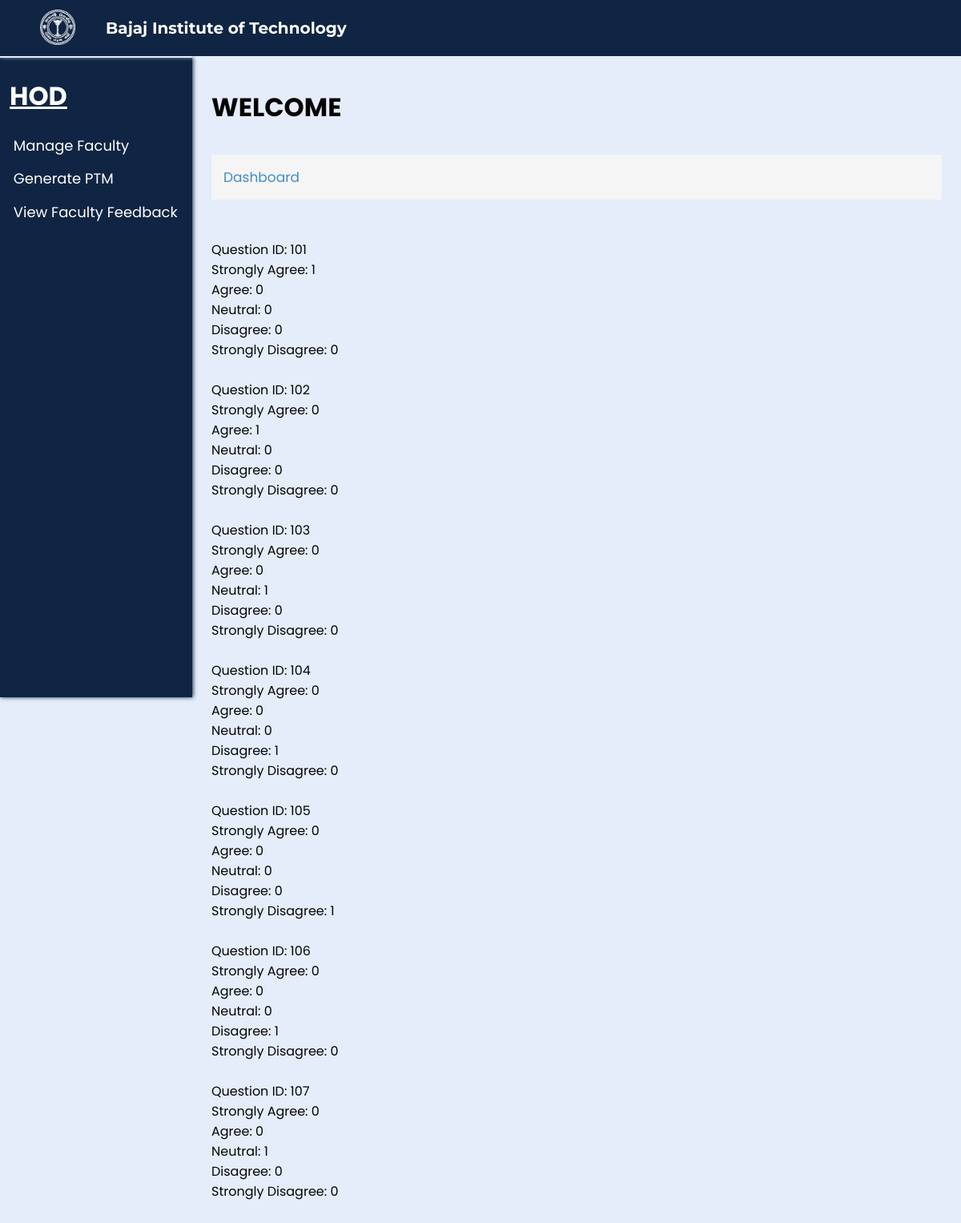
The app's page /hodviewfeedback.php?id=103 with its own data.
### tables this page shows
CREATE TABLE `responses` (
  `res_id` int(11) DEFAULT NULL,
  `feedbackid` int(11) DEFAULT NULL,
  `questionid` int(11) DEFAULT NULL,
  `answer` varchar(20) DEFAULT NULL
);

### hodviewfeedback.php (the view, shortened to what this page needs)
<?php
include('connect.php');
if (isset($_GET['id'])) {
    $Feedid = $_GET['id'];
    $query = "SELECT questionid
          FROM responses
          WHERE feedbackid = '$Feedid'";
    $result = mysqli_query($conn, $query);
}
?>
<!DOCTYPE html>
<html lang="en">
<head>
  <link rel="stylesheet" href="css/teacher.css?v=<?php echo time(); ?>">
  <link rel="stylesheet" href="css/common.css?v=<?php echo time(); ?>">
  <link rel="stylesheet" href="css/pop.css?v=<?php echo time(); ?>">
</head>
<body>
  <div class="nav">
    <div class="img">
      <img id="img" src="images/bitlogo_transparent.png" alt="BIT Logo">
    </div>
    <h2 id="heading">Bajaj Institute of Technology</h2>
    <div class="links" id="links">
    </div>
  </div>
  <div class="spaces"></div>
  <div class="full">
    <div class="left">
      <h1>HOD</h1>
      <ul>
        <li><a href="manageFaculty.php">Manage Faculty</a></li>
        <li><a href="generateptm.php">Generate PTM</a></li>
        <li><a href="hodviewfeedback.php">View Faculty Feedback</a></li>
      </ul>
    </div>
    <div class="right">
      <h1>WELCOME</h1>
      <br>
      <p>Dashboard</p>
      <br></br>
      <?php
      while ($row = mysqli_fetch_assoc($result)) {
          $id = $row['questionid'];
          $query1 = "SELECT COUNT(answer) as count1
                     FROM responses
                     WHERE answer = 'Strongly Agree' AND questionid = '$id' AND feedbackid = '$Feedid'";
          $result1 = mysqli_query($conn, $query1);
          $row1 = mysqli_fetch_assoc($result1);
          $query2 = "SELECT COUNT(answer) as count2
                     FROM responses
                     WHERE answer = 'Agree' AND questionid = '$id' AND feedbackid = '$Feedid'";
          $result2 = mysqli_query($conn, $query2);
          $row2 = mysqli_fetch_assoc($result2);
          $query3 = "SELECT COUNT(answer) as count3
                     FROM responses
                     WHERE answer = 'Neutral' AND questionid = '$id' AND feedbackid = '$Feedid'";
          $result3 = mysqli_query($conn, $query3);
          $row3 = mysqli_fetch_assoc($result3);
          $query4 = "SELECT COUNT(answer) as count4
                     FROM responses
                     WHERE answer = 'Disagree' AND questionid = '$id' AND feedbackid = '$Feedid'";
          $result4 = mysqli_query($conn, $query4);
          $row4 = mysqli_fetch_assoc($result4);
          $query5 = "SELECT COUNT(answer) as count5
                     FROM responses
                     WHERE answer = 'Strongly Disagree' AND questionid = '$id' AND feedbackid = '$Feedid'";
          $result5 = mysqli_query($conn, $query5);
          $row5 = mysqli_fetch_assoc($result5);
          echo "Question ID: " . $id . "<br>";
          echo "Strongly Agree: " . $row1['count1'] . "<br>";
          echo "Agree: " . $row2['count2'] . "<br>";
          echo "Neutral: " . $row3['count3'] . "<br>";
          echo "Disagree: " . $row4['count4'] . "<br>";
          echo "Strongly Disagree: " . $row5['count5'] . "<br><br>";
      }
      ?>
    </div>
  </div>
</body>
</html>

### css/common.css (style rules this page uses)
* { margin: 0; padding: 0; box-sizing: border-box; font-family: 'Poppins', sans-serif; }
body { background-color: #E4EDF9; }
.nav { background-color: #102543; position: fixed; width: 100%; z-index: 100; height: 70px; box-shadow: 0px 1px 5px #E4EDF9; transition: 0.5s; }
.nav .img { transition: 0.5s; margin-left: 2%; padding: 1%; text-align: center; height: 100%; float: left; width: 8%; }
#img { height: 95%; transition: 0.5s; }
.nav .img img { height: 100%; width: auto; }
.nav h2 { transition: 0.5s; color: white; display: flex; height: 70px; font-size: 20px; float: left; width: 30%; align-items: center; padding: 1%; font-family: 'Montserrat', sans-serif; }
.nav .links { margin-right: 5%; transition: 0.5s; display: flex; height: 70px; float: left; width: 55%; align-items: center; justify-content: right; gap: 4%; font-family: 'Montserrat', sans-serif; }
.spaces { height: 70px; }
.full { width: 100%; max-width: 100%; min-height: 100%; margin: 0px; }
.left { height: 100vh; width: 20vw; background-color: #102543; color: white; border-top: 2px solid #E4EDF9; box-shadow: 1px 0px 5px #102543; position: fixed; }
.left h1 { margin: 10% 5%; text-decoration: underline; }
.right { width: 100%; padding: 5vh 2vw; padding-left: 22vw; color: rgb(5, 5, 5); }
.left ul { list-style-type: none; margin: 10% 7%; }
.left li { cursor: pointer; font-size: 18px; margin-top: 7%; transition: 0.5s; }
.left li a { text-decoration: none; color: white; }
.right>p { margin-top: 10px; font-size: 17px; padding: 15px; background-color: #F5F5F5; color: #428BCA; }

### records on screen
responses: questionid "101", count1 "1", count2 "0", count3 "0", count4 "0", count5 "0"
responses: questionid "102", count1 "0", count2 "1", count3 "0", count4 "0", count5 "0"
responses: questionid "103", count1 "0", count2 "0", count3 "1", count4 "0", count5 "0"
responses: questionid "104", count1 "0", count2 "0", count3 "0", count4 "1", count5 "0"
responses: questionid "105", count1 "0", count2 "0", count3 "0", count4 "0", count5 "1"
responses: questionid "106", count1 "0", count2 "0", count3 "0", count4 "1", count5 "0"
responses: questionid "107", count1 "0", count2 "0", count3 "1", count4 "0", count5 "0"
